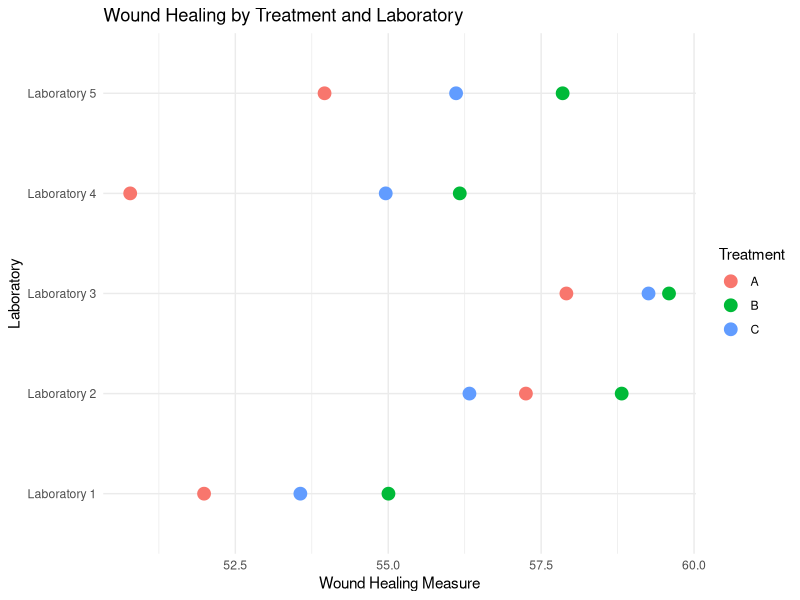
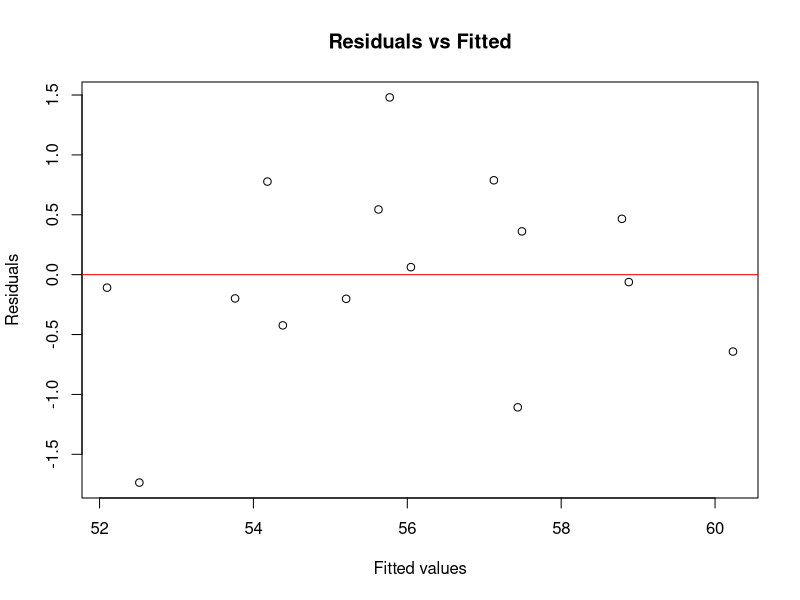
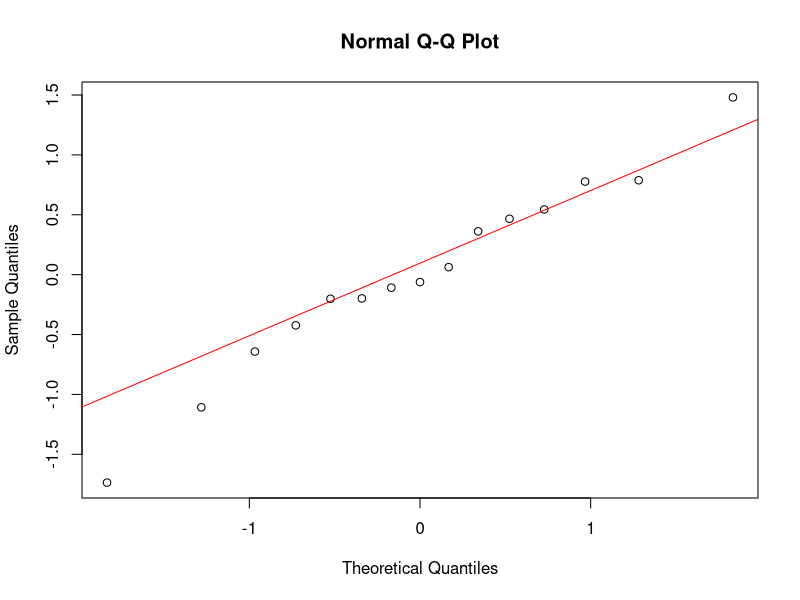

Here is the R script that generated these plots, in order:
## ---- chunk 1
#| label: setup
#| include: false

# configure global options for R code chunks:
# warning = F to suppress the display of warning messages generated during the execution of code chunks
# message = F to suppress the display of messages produced during the execution of code chunks
knitr::opts_chunk$set(warning = FALSE, message = FALSE, eval = FALSE)

# This qmd file requires the following packages to be installed:
#c("dplyr", "ggplot2", "emmeans", "lme4", "lmerTest")
## ---- chunk 2
# Set seed for reproducibility
set.seed(456)

# Define blocks and treatments
blocks <- factor(paste0("Laboratory ", rep(1:5, each = 3)))  # Labs 1 to 5
treatments <- factor(rep(c("A", "B", "C"), times = 5))

# Simulate data
block_effect <- rnorm(5, mean = 0, sd = 2)  # Random effect for each block
treatment_effect <- c(A = 5, B = 7, C = 6)  # Fixed effects for treatments

# Create data frame
data_block <- data.frame(
  Laboratory = blocks,
  Treatment = treatments,
  WoundHealing = NA
)

# Assign responses
for (i in 1:nrow(data_block)) {
  b <- as.numeric(data_block$Laboratory[i])
  t <- data_block$Treatment[i]
  data_block$WoundHealing[i] <-
    50 + block_effect[b] + treatment_effect[t] + rnorm(1, mean = 0, sd = 1)
}
## ---- chunk 3
library(ggplot2)
ggplot(data_block, aes(x = WoundHealing, y = Laboratory, color = Treatment)) +
  geom_point(size = 4) +
  labs(title = "Wound Healing by Treatment and Laboratory",
       x = "Wound Healing Measure",
       y = "Laboratory") +
  theme_minimal()
## ---- chunk 4
library(dplyr)

# Summarizing data by Treatment
summary_stats_treatment <- data_block %>%
  group_by(Treatment) %>%
  summarise(
    Mean_WoundHealing = mean(WoundHealing),
    SD_WoundHealing = sd(WoundHealing)
  )

# Summarizing data by Laboratory
summary_stats_laboratory <- data_block %>%
  group_by(Laboratory) %>%
  summarise(
    Mean_WoundHealing = mean(WoundHealing),
    SD_WoundHealing = sd(WoundHealing)
  )

# Displaying the produced summary tables
summary_stats_treatment
summary_stats_laboratory
## ---- chunk 5
library(lmerTest)

options(contrasts = c("contr.sum", "contr.poly"))  # Effects coding

model_block <- lmer(WoundHealing ~ Treatment + (1 | Laboratory), data = data_block)
summary(model_block)
## ---- chunk 6
# Obtain ANOVA table for the fixed effects
anova(model_block)

# Calculate estimated marginal means for the Treatment variable
ls_means(model_block)
## ---- chunk 7
# Compute pairwise differences of the estimated marginal means 
emms <- ls_means(model_block, pairwise=TRUE)
emms

# Retrieve the p-values from the emms object and adjust them 
# for multiple testing using the Bonferroni correction
p.adjust(emms$`Pr(>|t|)`, method="bonferroni")
## ---- chunk 8
# Extract conditional residuals
residuals_cond <- resid(model_block)

# Residuals vs Fitted
plot(fitted(model_block), residuals_cond,
     main = "Residuals vs Fitted",
     xlab = "Fitted values",
     ylab = "Residuals")
abline(h = 0, col = "red")

# Normal Q-Q Plot
qqnorm(residuals_cond)
qqline(residuals_cond, col = "red")
